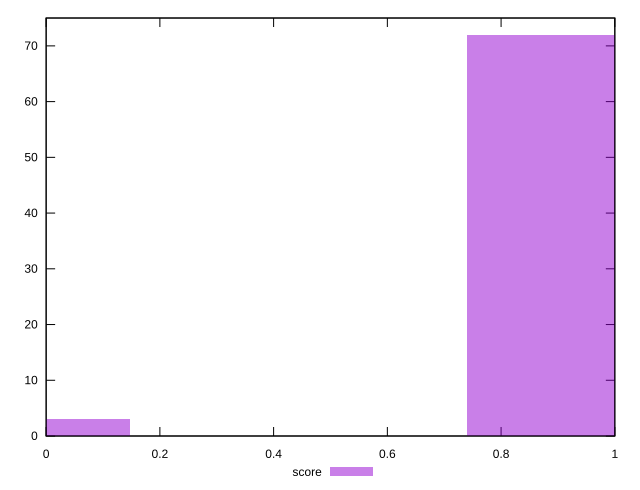

Write the gnuplot code that produced this figure.
reset

$score <<EOF
0 3
0.8888589804517018 72
EOF

set key outside below
set boxwidth 0.29628632681723394
set xrange [0:1]
set yrange [0:75]
set trange [0:75]
set style fill transparent solid 0.5 noborder
set terminal svg size 640, 490 enhanced background rgb 'white'
set output "report/report_00029_2021-02-24T13-36-40.390Z/third-party-summary/samples/card/score/histogram.svg"

plot $score title "score" with boxes

reset
